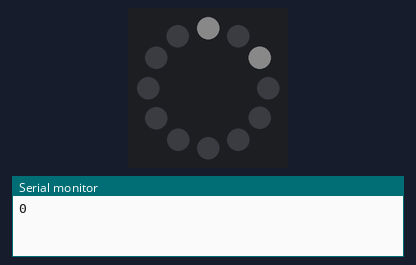
The sketch below on a simulated Arduino Uno, built with avr-gcc and run on an emulated ATmega328P. Parts: 12 RGB LEDs in a ring, first at the top, clockwise, the last lines printed to the serial monitor. Dim RGB values are drawn brighter than linear.

Above: at 0.1 s.
At 1.1 s:
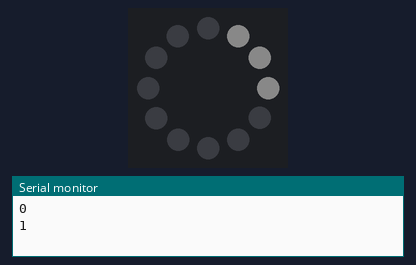
At 2.1 s:
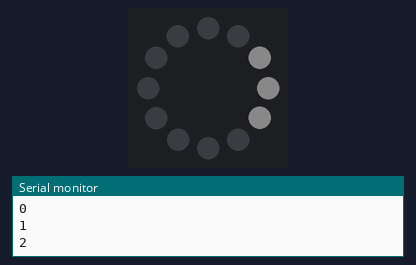
At 5.1 s:
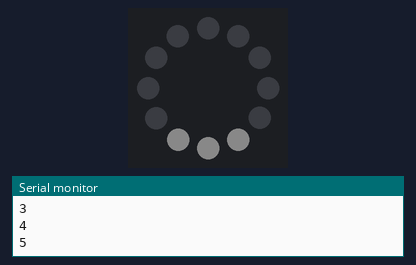
At 8.1 s:
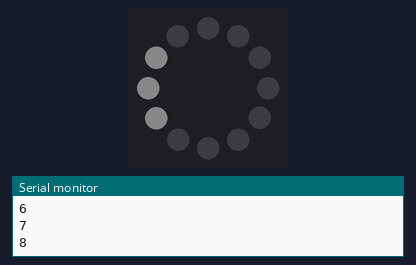
At 11.1 s:
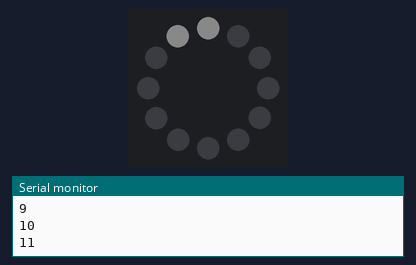

Measured:
- by itself, everything shown: repeats every 12.0 s, in 12 steps
- what the display in image 1 shows lasts 1.0 s, from 1.0 s to 2.0 s

The sketch:

circle_loop_V01.ino
```cpp
//by Zaynab Zi

#include <Adafruit_NeoPixel.h>

//O/I initialisation

int ledPin = 6;
int encoderPin1 = 2;
int encoderPin2 = 3;
int encoderSwitchPin = 4;
int lednumb = 12;
long lastEncoded = 0;
int R = 255;
int B = 255;
int G =255;
int brightness =10;
int n=2;


Adafruit_NeoPixel Ring = Adafruit_NeoPixel(lednumb, ledPin, NEO_GRB + NEO_KHZ800);

void setup(){
Serial.begin(9600);
Ring.begin();
Ring.setBrightness(brightness);
Ring.show(); //intialize all pixels to 'off'

}

void loop(){
 // color();
//num_led();
//TO_led();
//disp_led();
  for(int x =0; x<=11 ; x++){
  ring_g(x,1);
  Serial.println(x);
  delay(1000);
  }
}


void color(){
   for( int j=0;j<=12;j++){
   Ring.setPixelColor(j,R,G,B);
   Ring.show();
   delay(10);

   }
}


void TO_led(){
  for( int j=0; j<=lednumb ; j=j+2){
  Ring.setPixelColor(j,R,G,B);
  Ring.show();
  delay(1000);
  }
}
void setColor(int startled, boolean state){
  int y = n+startled;
  if (startled<0){
     startled = 12+ startled;

  }
     if (startled>11){
     startled =0;

  }
  //if (startled==11){
  //setColor(startled+n-1,1);
 // }
      if(state){
         Ring.setPixelColor(startled,R,G,B);
         Ring.show();
         }
      else{
           Ring.setPixelColor(startled,0,0,0);
           Ring.show();
          }


}

void ring_g(int startled, boolean dir){
  if(dir){
{


    int y = n+startled;
      if (y >11){
      y = 0;
      }
    setColor(startled-1,0);
    setColor(startled,1);
    setColor(y,1);
    setColor(y+1,0);
    Ring.show();
  }
  }

  else{

      int y = n+startled;
      setColor(y-1,1);
      setColor(startled,1);
      setColor(startled,0);
      setColor(y,0);
      Ring.show();
      }

}
```
